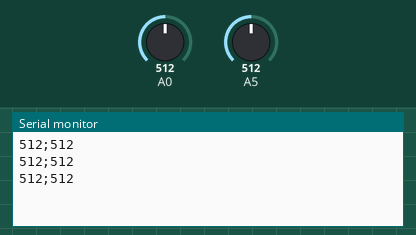
Recording of a sketch running on a simulated Arduino Uno, built with avr-gcc and run on an emulated ATmega328P. Shown: the last lines printed to the serial monitor. The inputs (shaded band) are chosen by the test bench; at power-on: A0 = 512, A5 = 512.

Above: at 1.3 s.
1.4 s: A0 set to 716
At 1.9 s:
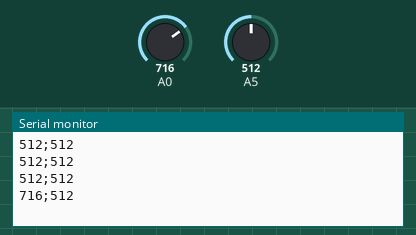
2.9 s: A5 set to 716
At 3.4 s:
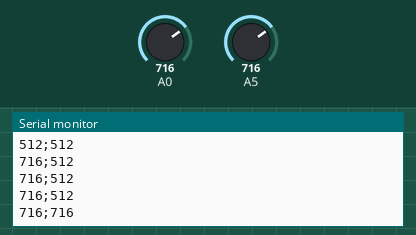
4.4 s: A0 set to 900
At 4.9 s:
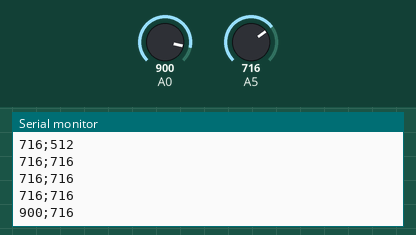
5.9 s: A5 set to 900
At 6.4 s:
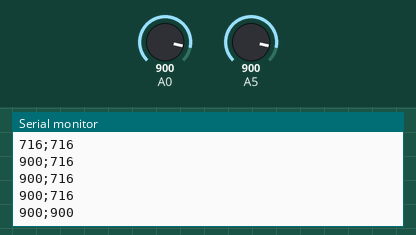
Timing chart, 0 to 8.4 s (numbered marks = the images above; inputs shaded):
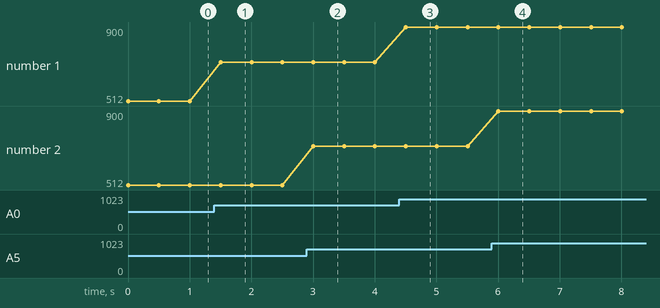

Measured:
- after the input at 1.4 s, the serial monitor: prints a new line after 0.10 s (image 1)
- after the input at 2.9 s, the serial monitor: prints a new line after 0.10 s (image 2)
- after the input at 4.4 s, the serial monitor: prints a new line after 0.11 s (image 3)
- after the input at 5.9 s, the serial monitor: prints a new line after 0.11 s (image 4)
- plotted number 1: 512 → 716 after the input at 1.4 s, 716 → 900 after the input at 4.4 s

The sketch:

gotcha_sensors.ino
```cpp
//https://arduinogetstarted.com/tutorials/arduino-light-sensor
int limit = 2;
int PowerPin = 10;  // using digital pin as second 5v power


void setup() {
  // initialize serial communication at 9600 bits per second:
  Serial.begin(9600);
  digitalWrite(PowerPin, HIGH);
}

void loop() {
  // reads the input on analog pin A0 (value between 0 and 1023)
  int lightSensor1 = analogRead(A0);
  int lightSensor2 = analogRead(A5);  // 3v

  Serial.print(lightSensor1);
  Serial.print(";");
  Serial.println(lightSensor2);

  delay(500);
}
```
